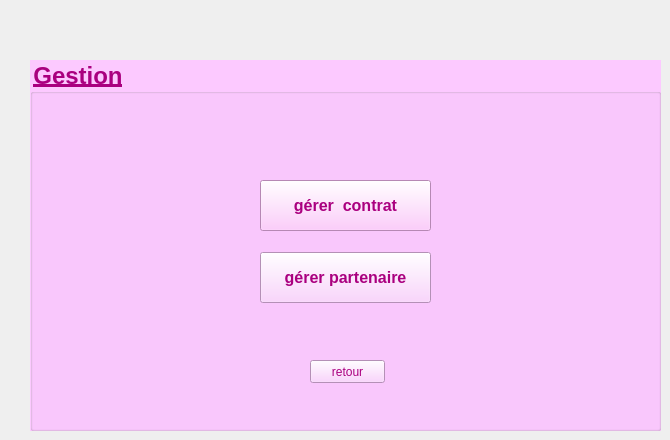
     <widget class="QWidget" name="page_11">
      <widget class="QGroupBox" name="groupBox_15">
       <property name="geometry">
        <rect>
         <x>30</x>
         <y>60</y>
         <width>631</width>
         <height>371</height>
        </rect>
       </property>
       <property name="font">
        <font>
         <pointsize>18</pointsize>
         <weight>75</weight>
         <bold>true</bold>
         <underline>true</underline>
        </font>
       </property>
       <property name="styleSheet">
        <string notr="true">background-color: rgb(252, 201, 255);
color: rgb(170, 0, 127);</string>
       </property>
       <property name="title">
        <string>Gestion</string>
       </property>
       <widget class="QPushButton" name="pushButton_gc">
        <property name="geometry">
         <rect>
          <x>230</x>
          <y>120</y>
          <width>171</width>
          <height>51</height>
         </rect>
        </property>
        <property name="font">
         <font>
          <pointsize>12</pointsize>
          <weight>75</weight>
          <bold>true</bold>
         </font>
        </property>
        <property name="styleSheet">
         <string notr="true">background-color: rgb(255, 199, 248);
color: rgb(170, 0, 127);
background-color: rgb(251, 202, 255);
background-color: rgb(255, 190, 252);</string>
        </property>
        <property name="text">
         <string>gérer  contrat</string>
        </property>
       </widget>
       <widget class="QPushButton" name="pushButton_2_gc">
        <property name="geometry">
         <rect>
          <x>230</x>
          <y>192</y>
          <width>171</width>
          <height>51</height>
         </rect>
        </property>
        <property name="font">
         <font>
          <pointsize>12</pointsize>
          <weight>75</weight>
          <bold>true</bold>
         </font>
        </property>
        <property name="styleSheet">
         <string notr="true">color: rgb(170, 0, 127);</string>
        </property>
        <property name="text">
         <string>gérer partenaire</string>
        </property>
       </widget>
       <widget class="QPushButton" name="pushButton_ret11">
        <property name="geometry">
         <rect>
          <x>280</x>
          <y>300</y>
          <width>75</width>
          <height>23</height>
         </rect>
        </property>
        <property name="text">
         <string>retour</string>
        </property>
       </widget>
      </widget>
     </widget>
